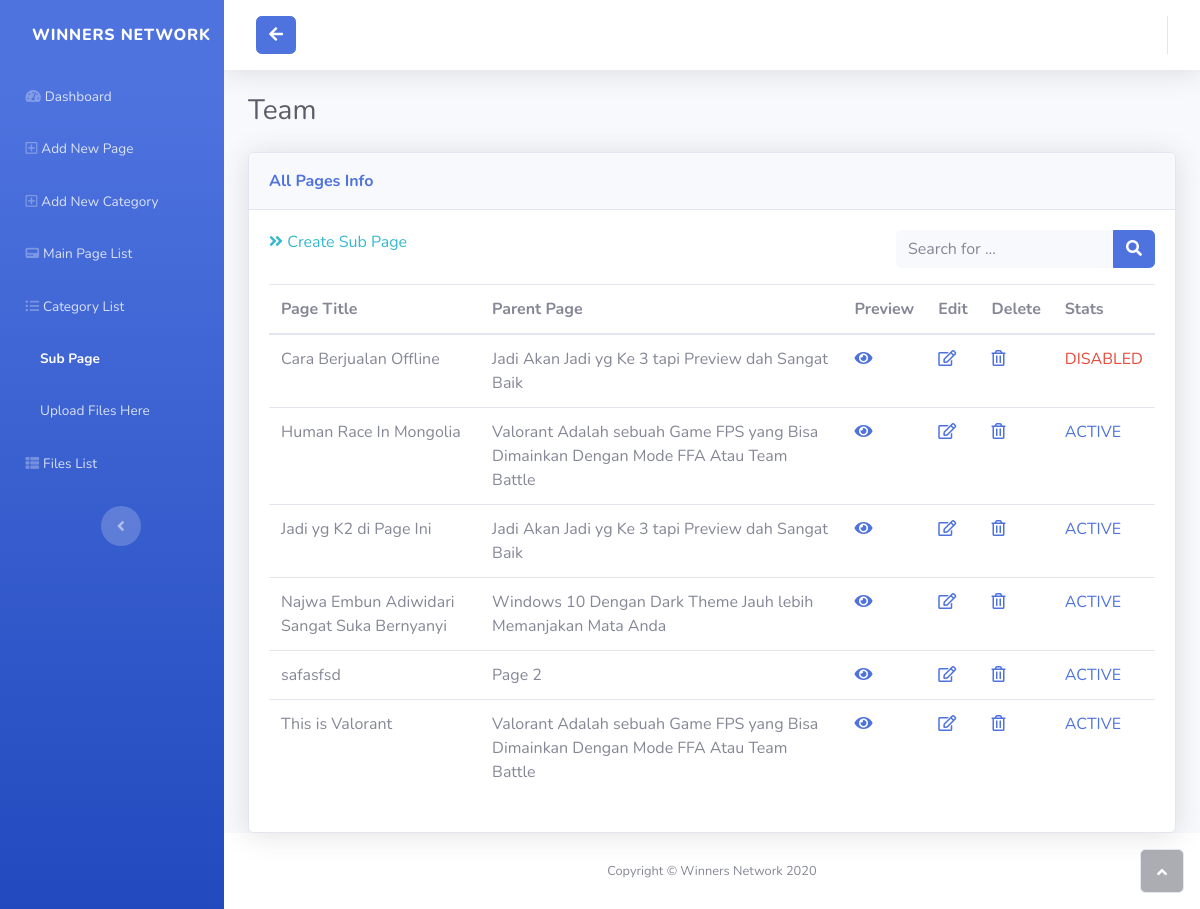
/wpcp-admin/subpage-list/, run on the app's committed database.
### dotbiz/models.py (models this page shows, shortened)
class SubPage(models.Model):
    title = models.CharField(max_length=255)
    title_tag = models.CharField(max_length=255)
    quote = models.CharField(max_length=150, default="")
    header_img = models.CharField(max_length=255, default="")
    page_link = models.SlugField(max_length=255, unique=True)
    body = RichTextField(blank=True, null=True,
                         config_name='special',
                         external_plugin_resources=[
                             ('youtube',
                              '/static/ckeditor_plugins/youtube/youtube/',
                              'plugin.js'),
                         ]
                         )
    parent_page = models.ForeignKey(Post, default="", on_delete=models.CASCADE)
    create_date = models.DateTimeField(auto_now_add=True)
    update_date = models.DateTimeField(auto_now=True)
    meta_description = models.TextField(null=False, blank=False)
    meta_keyword = models.TextField(blank=False, null=False)
    stats = models.CharField(default="ACTIVE", max_length=255)
    USERNAME_FIELD = 'user'
    REQUIRED_FIELDS = []

class Post(models.Model):
    title = models.CharField(max_length=255)
    title_tag = models.CharField(max_length=255)
    quote = models.CharField(max_length=150)
    header_img = models.CharField(max_length=255)
    page_link = models.SlugField(max_length=255, unique=True)
    body = RichTextField(blank=True, null=True,
                         config_name='special',
                         external_plugin_resources=[
                             ('youtube',
                              '/static/ckeditor_plugins/youtube/youtube/',
                              'plugin.js'),
                         ]
                         )
    category = models.ForeignKey(Category, default="", on_delete=models.CASCADE)
    parent_check = models.CharField(max_length=255)
    create_date = models.DateTimeField(auto_now_add=True)
    update_date = models.DateTimeField(auto_now=True)
    meta_description = models.TextField(null=False, blank=False)
    meta_keyword = models.TextField(blank=False, null=False)
    stats = models.CharField(default="ACTIVE", max_length=255)
    og_image = models.CharField(max_length=255, null=False, blank=False)
    USERNAME_FIELD = 'user'
    REQUIRED_FIELDS = []
    def __str__(self):
        return self.title

### dotbiz/views.py (the view)
# urls.py: path('wpcp-admin/subpage-list/', AdminShowAllSubPageList.as_view(), name='sub-list-admin'),
class AdminShowAllSubPageList(ListView):
    model = SubPage
    template_name = 'admini/table_sub.html'
    ordering = ['-parent_page']
    paginate_by = 10
    def get_queryset(self):
        query = self.request.GET.get('q')
        if query is not None:
            object_list = SubPage.objects.filter(
                __(title__icontains=query) | __(title_tag__icontains=query) | __(page_link__icontains=query) |
                __(body__icontains=query) | __(meta_keyword__icontains=query) | __(meta_description__icontains=query)
            )
        else:
            object_list = SubPage.objects.all()
        return object_list

### dotbiz/templates/admini/table_sub.html (shortened to what this page needs)
{% extends 'admini/base.html' %}
{% block navbar_content %}
<nav class="navbar navbar-dark align-items-start sidebar sidebar-dark accordion bg-gradient-primary p-0">
    <div class="container-fluid d-flex flex-column p-0">
        <a class="navbar-brand d-flex justify-content-center align-items-center sidebar-brand m-0" href="#">
            <div class="sidebar-brand-text mx-3"><span>Winners Network</span></div>
        </a>
        <ul class="nav navbar-nav text-light" id="accordionSidebar">
            <li class="nav-item"><a class="nav-link" href="{% url 'admin-home' %}"><i class="fas fa-tachometer-alt"></i><span>Dashboard</span></a></li>
            <li class="nav-item"><a class="nav-link" href="{% url 'create-admin' %}"><i class="far fa-plus-square"></i><span>Add New Page</span></a></li>
            <li class="nav-item"><a class="nav-link" href="{% url 'add-cat-admin' %}"><i class="far fa-plus-square"></i><span>Add New Category</span></a></li>
            <li class="nav-item"><a class="nav-link" href="{% url 'main-list-admin' %}"><i class="fas fa-pager"></i><span>Main Page List</span></a></li>
            <li class="nav-item"><a class="nav-link" href="{% url 'cat-list-admin' %}"><i class="fas fa-list-ul"></i><span>Category List</span></a></li>
            <li class="nav-item"><a class="nav-link active" href="/wpcp-admin/subpage-list/"><i class="fa fa-gears"></i><span>Sub Page</span></a></li>
            <li class="nav-item"><a class="nav-link" href="/wpcp-admin/file/upload/"><i class="fa fa-upload"></i><span>Upload Files Here</span></a></li>
            <li class="nav-item"><a class="nav-link" href="/wpcp-admin/file-list/"><i class="fas fa-th-list"></i><span>Files List</span></a></li>
        </ul>
        <div class="text-center d-none d-md-inline"><button class="btn rounded-circle border-0" id="sidebarToggle" type="button"></button></div>
    </div>
</nav>
{% endblock %}
{% block back_content %}
<div class="input-group">
    <a class="btn btn-primary" href="/wpcp-admin/"><i class="fas fa-arrow-left"></i></a>
</div>
{% endblock %}
{% block container_content %}
<h3 class="text-dark mb-4">Team</h3>
<div class="card shadow">
    <div class="card-header py-3">
        <p class="text-primary m-0 font-weight-bold">All Pages Info</p>
    </div>
     <div class="card-body">
        <div class="row">
            <div class="col-md-6 text-nowrap">
                <div id="dataTable_length" class="dataTables_length" aria-controls="dataTable">
                    <a class="text-decoration-none text-info" href="/wpcp-admin/page-list/"><i class="fas fa-angle-double-right"></i> Create Sub Page</a>
                </div>
            </div>
            <div class="col-md-6">
                <div class="text-md-right dataTables_filter" id="dataTable_filter">
                    <form class="d-none d-sm-inline-block mr-auto ml-md-3 my-2 my-md-0 mw-100 navbar-search justify-content-end">
                        <div class="input-group"><input name="q" class="bg-light form-control border-0 small" type="text" placeholder="Search for ...">
                            <div class="input-group-append"><button class="btn btn-primary py-0" type="button"><i class="fas fa-search"></i></button></div>
                         </div>
                    </form>
                </div>
            </div>
        </div>
        <table class="table table-sm-resposive mt-3 mb-3">
            <thead>
                <tr>
                    <th scope="col">Page Title</th>
                    <th scope="col">Parent Page</th>
                    <th scope="col">Preview</th>
                    <th scope="col">Edit</th>
                    <th scope="col">Delete</th>
                    <th scope="col">Stats</th>
                </tr>
            </thead>
            <tbody>
                {% for post in object_list %}
                <tr>
                    <td>{{post.title}}</td>
                    <td>{{post.parent_page}}</td>
                    <td><a class="text-decoration-none" target="_blank" href="/wpcp-admin/subpage/{{post.page_link}}/preview"><i class="fas fa-eye"></i></a></td>
                    <td>
                        <a class="text-decoration-none" href="/wpcp-admin/subpage/{{post.page_link}}/edit"><i class="far fa-edit"></i></a>
                    </td>
                    <td>
                        <a class="text-decoration-none" href="/wpcp-admin/subpage/{{post.page_link}}/delete"><i class="far fa-trash-alt"></i></a>
                    </td>
                    <td>
                        {% if post.stats == 'ACTIVE' %}
                        <a class="text-decoration-none" href="/wpcp-admin/subpage/{{post.pk}}/disable">{{post.stats}}</a>
                        {% else %}
                        <a class="text-decoration-none text-danger" href="/wpcp-admin/subpage/{{post.pk}}/active">{{post.stats}}</a>
                        {% endif %}
                    </td>
                </tr>
                {% endfor %}
            </tbody>
        </table>
    </div>
</div>
{% endblock %}

### data on the page
SubPage: title "Cara Berjualan Offline", parent_page "Jadi Akan Jadi yg Ke 3 tapi Preview dah Sangat Baik", stats "DISABLED"
SubPage: title "Human Race In Mongolia", parent_page "Valorant Adalah sebuah Game FPS yang Bisa Dimainkan Dengan Mode FFA Atau Team Battle", stats "ACTIVE"
SubPage: title "Jadi yg K2 di Page Ini", parent_page "Jadi Akan Jadi yg Ke 3 tapi Preview dah Sangat Baik", stats "ACTIVE"
SubPage: title "Najwa Embun Adiwidari Sangat Suka Bernyanyi", parent_page "Windows 10 Dengan Dark Theme Jauh lebih Memanjakan Mata Anda", stats "ACTIVE"
SubPage: title "safasfsd", parent_page "Page 2", stats "ACTIVE"
SubPage: title "This is Valorant", parent_page "Valorant Adalah sebuah Game FPS yang Bisa Dimainkan Dengan Mode FFA Atau Team Battle", stats "ACTIVE"
